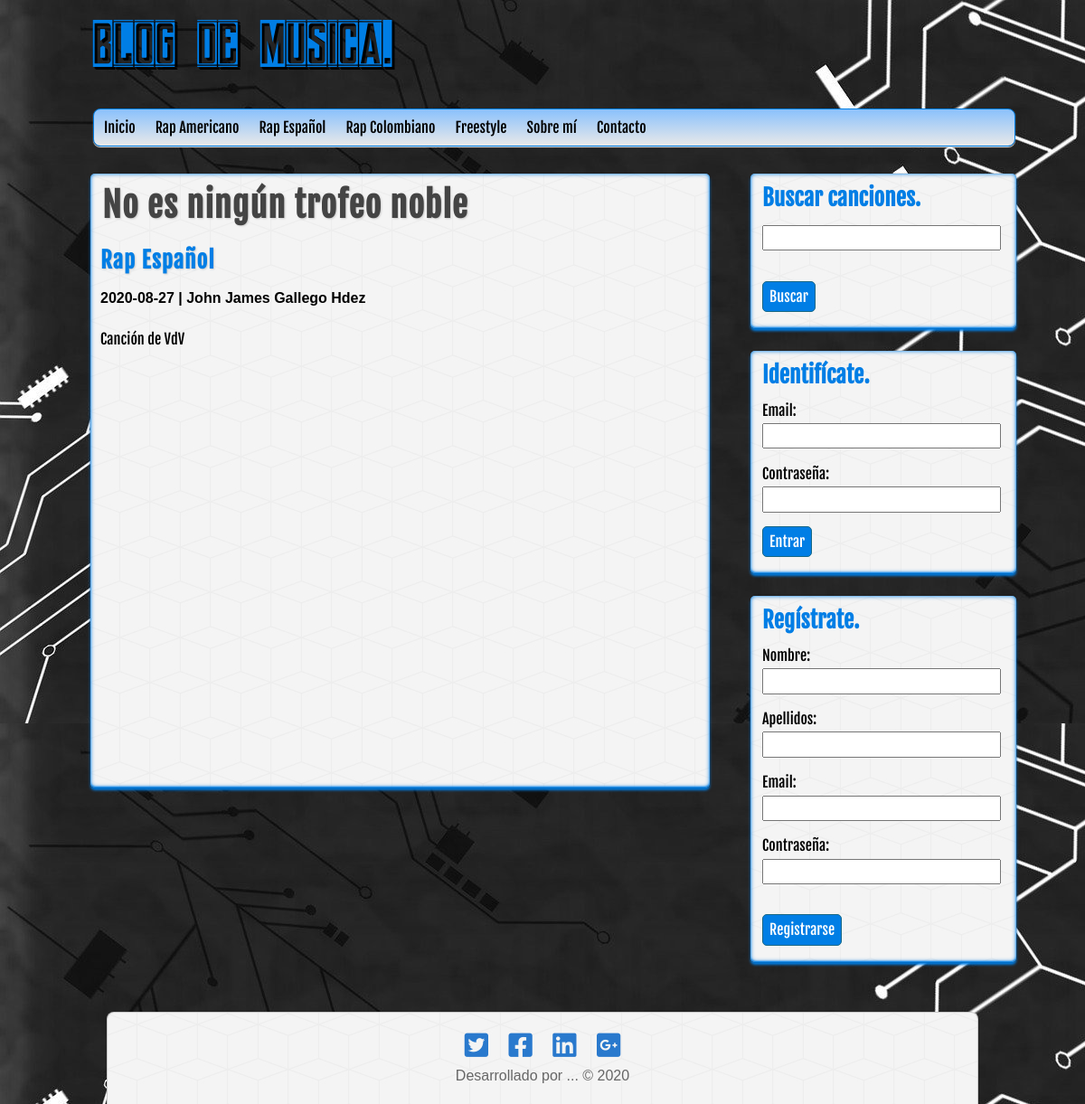
/cancion.php?id=11, run on the app's committed database.
### tables this page shows
CREATE TABLE IF NOT EXISTS `categorias` (
  `id` int(11) NOT NULL AUTO_INCREMENT,
  `nombre` varchar(100) DEFAULT NULL,
  PRIMARY KEY (`id`)
);

CREATE TABLE IF NOT EXISTS `entradas` (
  `id` int(255) NOT NULL AUTO_INCREMENT,
  `usuario_id` int(255) NOT NULL,
  `categoria_id` int(255) NOT NULL,
  `titulo` varchar(255) NOT NULL,
  `descripcion` mediumtext,
  `fecha` date NOT NULL,
  PRIMARY KEY (`id`),
  KEY `fk_entrada_usuario` (`usuario_id`),
  KEY `fk_entradas_categoria` (`categoria_id`)
);

### includes/helpers.php (called while the page is built, shortened)
<?php
function mostrarCategorias($conexion){
    $sql = "SELECT * FROM categorias ORDER BY id ASC";
    $categorias = mysqli_query($conexion, $sql);
    $resultado = array();
    if ( $categorias && mysqli_num_rows($categorias) >= 1 ) {
        $resultado = $categorias;
    }
    return $resultado;
}
function mostrarEntrada($conexion, $id){
    $sql = "SELECT e.*, c.nombre AS 'categoria', CONCAT(u.nombre, ' ', u.apellidos) AS 'usuario' FROM entradas e ".
            "INNER JOIN categorias c ON e.categoria_id = c.id ".
            "INNER JOIN usuarios u ON e.usuario_id = u.id ".
            "WHERE e.id = $id";
    $entrada = mysqli_query($conexion, $sql);
    $resultado = array();
    if ( $entrada && mysqli_num_rows($entrada) >= 1 )  {
        $resultado = mysqli_fetch_assoc($entrada);
    }
    return $resultado;
}
?>

### src/cancion.php (the view, shortened to what this page needs)
<?php require_once '../includes/cabecera.php';?>
<?php
    $entrada = mostrarEntrada($db, $_GET['id']);
?>
<?php require_once '../includes/lateral.php';?>
<div id = "principal">
    <h1><?= $entrada['titulo'] ?></h1>
    <a href="genero.php?id=<?=$entrada['categoria_id']?>">
        <h2><?= $entrada['categoria'] ?></h2>
    </a><br>
    <h4><?= $entrada['fecha'] ?> | <?= $entrada['usuario'] ?></h4><br>
    <p><?= $entrada['descripcion'] ?></p><br><br>
</div>
<?php require_once '../includes/pie.php';?>

### includes/cabecera.php (shortened to what this page needs)
<?php
require_once 'conexion.php';
require_once 'helpers.php';
?>
<!DOCTYPE html>
<html lang="es">
    <head>
        <link rel="stylesheet" href="https://use.fontawesome.com/releases/v5.8.1/css/all.css">
        <link rel="stylesheet" type="text/css" href="../assets/css/style.css">
        <link rel="stylesheet" type="text/css" href="../assets/css/normalize.css">
    </head>
    <body>
        <header id = "cabecera">
            <div id = "logo">
                <a href="index.php">
                    Blog de Musica.
                </a>
            </div>
            <nav id = "menu">
                <ul>
                    <li>
                        <a href="index.php">Inicio</a>
                    </li>
                    <?php
                        $categorias = mostrarCategorias($db);
                        if( !empty($categorias) ):
                            while ( $categoria = mysqli_fetch_assoc($categorias)):
                    ?>
                            <li>
                                <a href="../src/genero.php?id=<?= $categoria['id']?>"><?= $categoria['nombre']?></a>
                            </li>
                    <?php
                            endwhile;
                        endif;
                    ?>
                    <li>
                        <a href="index.php">Sobre mí</a>
                    </li>
                    <li>
                        <a href="index.php">Contacto</a>
                    </li>
                </ul>
            </nav>
        </header>
        <div id = "contenedor">

### assets/css/style.css (style rules this page uses)
* { margin: 0px; padding: 0px; font-family: sans-serif, Helvetica, Arial; text-decoration: none; }
body { background: url(../img/image.jpg); }
#cabecera { width: 85%; height: auto; background: transparent; margin: 0px auto; margin-left: 103px; }
#logo { float: left; width: 540px; height: 120px; }
#logo a { font-family: 'fajala', Helvetica; font-size: 65px; letter-spacing: 2px; color: #007ee5; text-shadow: 0px 0px 0px black, 3px 3px 0px black, 2px 2px 0px black; transition: all 700ms; line-height: 110px; }
#menu { clear: both; width: auto; height: 40px; background: linear-gradient(to bottom, #8ac1fc 0px, #e9e9e9 100%); border: 1px solid #007ee5; border-radius: 8px; box-shadow: 0px 1px 1px #e9e9e9; overflow: hidden; }
#menu ul { list-style: none; }
#menu ul li { float: left; line-height: 40px; }
#menu ul li a { display: block; padding-left: 11px; padding-right: 11px; font-size: 16px; font-family: 'fuente'; color: black; }
#contenedor { width: 85%; height: auto; margin: 0px auto; margin-top:30px; margin-bottom: 30px; }
#principal { float: left; width: 65%; min-height: 657px; background: url(../img/cubes.png); border-radius: 5px; box-shadow: 0px 0px 1px black,0px 3px 3px #007ee5, 0px 0px 5px #007ee5 inset, 0px -1px 2px #007ee5 inset; margin-left: 10px; padding: 11px; overflow: hidden; }
#principal a { color: #333; }
#principal h1 { font-size: 38px; color: #444; letter-spacing: 1px; text-shadow: 1px 1px 2px #ccc; font-family: 'fuente'; margin: 2px; }
#principal h2 { font-size: 25px; color: #007ee5; text-shadow: 1px 1px 2px #ccc; letter-spacing: 1px; font-family: 'fuente'; margin-top: 25px; }
#principal p { margin-top: 8px; font-family: 'fuente'; }

### data on the page
categorias: nombre "Rap Americano"
categorias: nombre "Rap Español"
categorias: nombre "Rap Colombiano"
categorias: nombre "Freestyle"
entradas: titulo "No es ningún trofeo noble", categoria.nombre "Rap Español", fecha "2020-08-27", descripcion "Canción de VdV"

### other printed values
$entrada['usuario'] "John James Gallego Hdez"
